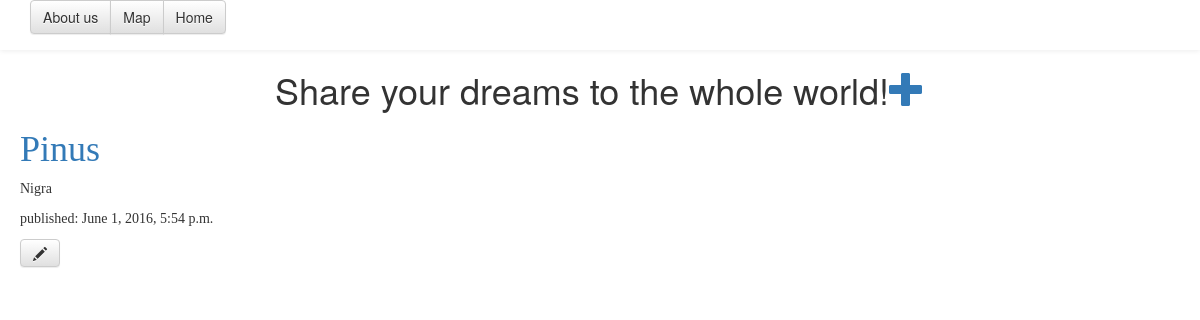
/, run on an earlier commit of the app's database.
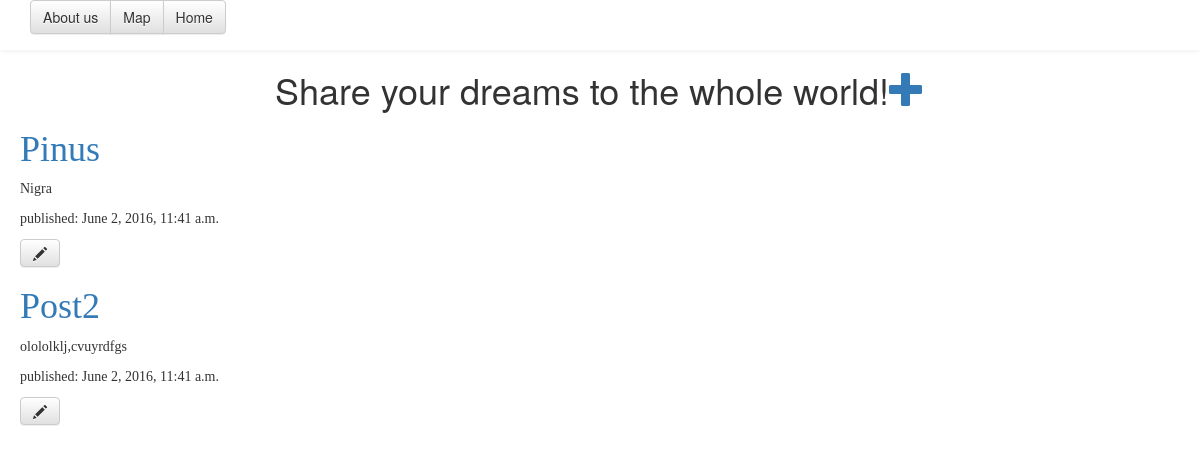
And on a later commit of the database.
### ShareYourDreams/models.py (models this page shows, shortened)
class Post(models.Model):
    author = models.ForeignKey('auth.User')
    title = models.CharField(max_length=200)
    text = models.CharField(max_length=600)
    created_date = models.DateTimeField(default=timezone.now)
    published_date = models.DateTimeField(blank=True, null=True)

### ShareYourDreams/views.py (the view)
# urls.py: url(r'^$', views.dreams_list, name='dreams_list'),
def dreams_list(request):
    posts = Post.objects.filter(published_date__lte=timezone.now()).order_by('published_date')
    return render(request, 'ShareYourDreams/dreams_list.html', {'posts': posts})

### templates/ShareYourDreams/dreams_list.html (shortened to what this page needs)
{% load staticfiles %}
    <html>
        <head>
            <link rel="stylesheet" href="//maxcdn.bootstrapcdn.com/bootstrap/3.2.0/css/bootstrap.min.css">
            <link rel="stylesheet" href="//maxcdn.bootstrapcdn.com/bootstrap/3.2.0/css/bootstrap-theme.min.css">
            <link rel="stylesheet" href="{% static 'css/ShareYourDreams.css' %}">
        </head>
        <body id="body">
            <nav class="navbar navbar-default navbar-static-top">
                <div class="container">
                    <div class="btn-group" role="group">
                        <button type="button" class="btn btn-default">About us</button>
                        <button type="button" class="btn btn-default">Map</button>
                        <button type="button" class="btn btn-default">Home</button>
                    </div>
                </div>
            </nav>
            <div>
                <h1 id="heading">Share your dreams to the whole world!<a id="plusbutton" href="{% url 'ShareYourDreams.views.dream_new' %}" class="top-menu"><span class="glyphicon glyphicon-plus"></span></a></h1>
            </div>
            {% for post in posts %}
                <div class="dreamstext">
                    <h1><a href="{% url 'dream_detail' pk=post.pk %}">{{ post.title }}</a></h1>
                    <p>{{ post.text|linebreaks }}</p>
                    <p>published: {{ post.published_date }}</p>
                    <a class="btn btn-default" href="{% url 'dream_edit' pk=post.pk %}"><span class="glyphicon glyphicon-pencil"></span></a>
                </div>
            {% endfor %}
        </body>
    </html>

What changed in the data, as far as the page shows it:
changed Post "Pinus": published_date "June 1, 2016, 5:54 p.m." → "June 2, 2016, 11:41 a.m."
added Post: title "Post2", text "olololklj,cvuyrdfgs", published_date "June 2, 2016, 11:41 a.m."
